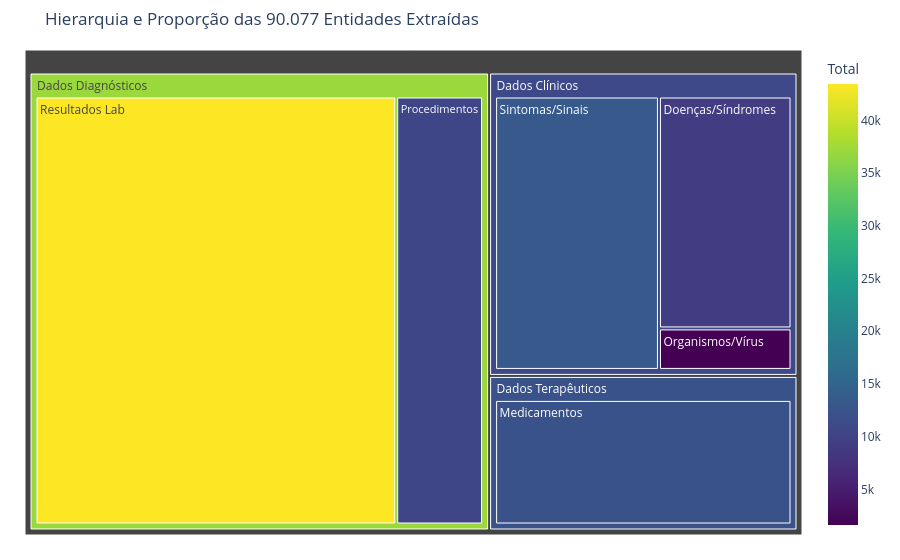

Write notebook code for a chart like this one.
### Markdown cell above
## 8. Correlação: Extensão da Nota Clínica vs. Capacidade de Extração

Para validar a performance do modelo em diferentes contextos de escrita, analisamos a correlação entre o comprimento do texto (caracteres) e o número de entidades identificadas. O gráfico de dispersão abaixo demonstra uma correlação positiva robusta, indicando que a pipeline mantém a sensibilidade de extração mesmo em registros extensos (notas de até 5.000 caracteres), sem apresentar degradação por fadiga de contexto.

### Code cell
import plotly.express as px
import pandas as pd

# Dados reais do Silver Standard
dados_treemap = {
    "Categoria": ["Resultados Lab", "Sintomas/Sinais", "Medicamentos", "Procedimentos", "Doenças/Síndromes", "Organismos/Vírus"],
    "Total": [43442, 13246, 12209, 10464, 9090, 1626],
    "Grupo": ["Dados Diagnósticos", "Dados Clínicos", "Dados Terapêuticos", "Dados Diagnósticos", "Dados Clínicos", "Dados Clínicos"]
}

df_tree = pd.DataFrame(dados_treemap)

fig = px.treemap(df_tree, path=['Grupo', 'Categoria'], values='Total',
                 color='Total', color_continuous_scale='Viridis',
                 title='Hierarquia e Proporção das 90.077 Entidades Extraídas')

fig.update_layout(margin=dict(t=50, l=25, r=25, b=25))
fig.show()
# Dica: No Jupyter, você pode tirar um print ou salvar como PNG.

### Figure 1 — Plotly figure (JSON) as saved in the notebook; plotly's stock layout.template omitted (floating-point values rounded to 4 significant figures)
{"data": [{"branchvalues": "total", "customdata": [[43440.0], [13250.0], [12210.0], [10460.0], [9090.0], [1626.0], [37040.0], [10880.0], [12210.0]], "domain": {"x": [0, 1], "y": [0, 1]}, "hovertemplate": "labels=%{label}<br>Total_sum=%{value}<br>parent=%{parent}<br>id=%{id}<br>Total=%{color}<extra></extra>", "ids": ["Dados Diagnósticos/Resultados Lab", "Dados Clínicos/Sintomas/Sinais", "Dados Terapêuticos/Medicamentos", "Dados Diagnósticos/Procedimentos", "Dados Clínicos/Doenças/Síndromes", "Dados Clínicos/Organismos/Vírus", "Dados Diagnósticos", "Dados Clínicos", "Dados Terapêuticos"], "labels": ["Resultados Lab", "Sintomas/Sinais", "Medicamentos", "Procedimentos", "Doenças/Síndromes", "Organismos/Vírus", "Dados Diagnósticos", "Dados Clínicos", "Dados Terapêuticos"], "marker": {"coloraxis": "coloraxis", "colors": [43440.0, 13250.0, 12210.0, 10460.0, 9090.0, 1626.0, 37040.0, 10880.0, 12210.0]}, "name": "", "parents": ["Dados Diagnósticos", "Dados Clínicos", "Dados Terapêuticos", "Dados Diagnósticos", "Dados Clínicos", "Dados Clínicos", "", "", ""], "type": "treemap", "values": [43440.0, 13250.0, 12210.0, 10460.0, 9090.0, 1626.0, 53910.0, 23960.0, 12210.0]}], "layout": {"coloraxis": {"colorbar": {"title": {"text": "Total"}}, "colorscale": [[0, "#440154"], [0.1111, "#482878"], [0.2222, "#3e4989"], [0.3333, "#31688e"], [0.4444, "#26828e"], [0.5556, "#1f9e89"], [0.6667, "#35b779"], [0.7778, "#6ece58"], [0.8889, "#b5de2b"], [1, "#fde725"]]}, "legend": {"tracegroupgap": 0}, "margin": {"b": 25, "l": 25, "r": 25, "t": 50}, "title": {"text": "Hierarquia e Proporção das 90.077 Entidades Extraídas"}}}
